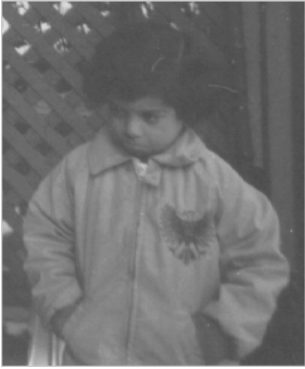
%> input picture pout.PNG, 305 x 369 px
$ octave histogram_transfer.m   (GNU Octave 9; MATLAB toolbox functions it lacks are replaced by stand-ins)
%> lines starting %> are read from the running program, lines starting %| are printed output that depends on the picture
%> further down, I2 is the input picture: size 369x305x3 uint8; min 74, max 255, mean 112.4
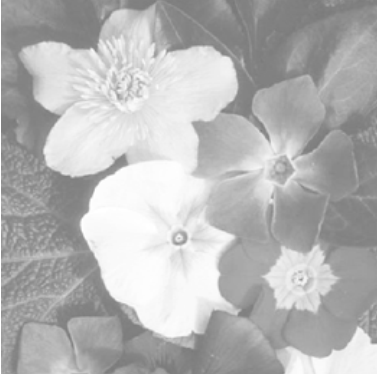
%> input picture bright_flower.PNG, 377 x 374 px
%> further down, I1 is the input picture: size 374x377x3 uint8; min 121, max 255, mean 181.5
### histTransfer.m
function TransIm = histTransfer(I1,I2)

HistEdges = -0.5:1:255.5; % 256 bins of width 1
Counts1 = histcounts(I1,HistEdges);
%> Counts1 = 256 values, max 9036 at index 250, min 0 at index 1, mean 1652.3
PDF1 = Counts1/sum(Counts1);
%> PDF1 = 256 values, max 0.0214 at index 250, min 0 at index 1, mean 0.00391
Counts2 = histcounts(I2,HistEdges);
%> Counts2 = 256 values, max 15486 at index 83, min 0 at index 1, mean 1318.9
PDF2 = Counts2/sum(Counts2);
%> PDF2 = 256 values, max 0.0459 at index 83, min 0 at index 1, mean 0.00391
CDF1 = zeros(1,length(PDF1)+1);
CDF2 = zeros(1,length(PDF2)+1);
for k = 1:length(PDF1)
    CDF1(k+1) = CDF1(k) + PDF1(k);
    CDF2(k+1) = CDF2(k) + PDF2(k);
end
%> after the loop, CDF1 = 257 values from 0 to 1; CDF2 = 257 values from 0 to 1
CDF1 = floor(CDF1(2:end)*(255));
%> CDF1 = 256 values from 0 to 255
CDF2 = floor(CDF2(2:end)*(255));
%> CDF2 = 256 values from 0 to 255
MatchInt = zeros(size(CDF1));

% Transfer histogram of image 1 to image 2
for i = 1:length(CDF1)
    ind = sum((CDF1 - CDF2(i) < 0)*1); % To find the index until the count is less than target.
    MatchInt(i) = ind+1-1;  % +1 for finding next index and -1 since intensity starts from 0
end
%> after the loop, MatchInt = 256 values from 0 to 255

[height,width] = size(I2);
%> height = 369; width = 915
TransIm = zeros(size(I2));
for i = 1:height
    for j = 1:width
        intensity = I2(i,j);
        TransIm(i,j) = MatchInt(intensity+1); % +1 since intensity starts from 0
    end
end
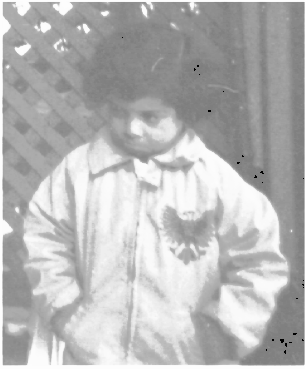
%> TransIm: size 369x305x3 double; min 0, max 253, mean 182.1

TransIm = uint8(TransIm);
%> TransIm: size 369x305x3 uint8
end

### histogram_transfer.m
%% Histogram Transfer

I2 = imread('pout.PNG');
I1 = imread('bright_flower.PNG');
TransIm = histTransfer(I1,I2); % Transfer histogram of image 1 to image 2

figure('Name','Image 2 (Original)','NumberTitle','off');
imshow(I2)
figure('Name','Image 2 (Transformed)','NumberTitle','off');
imshow(TransIm)
figure('Name','Image 1','NumberTitle','off');
imshow(I1)
